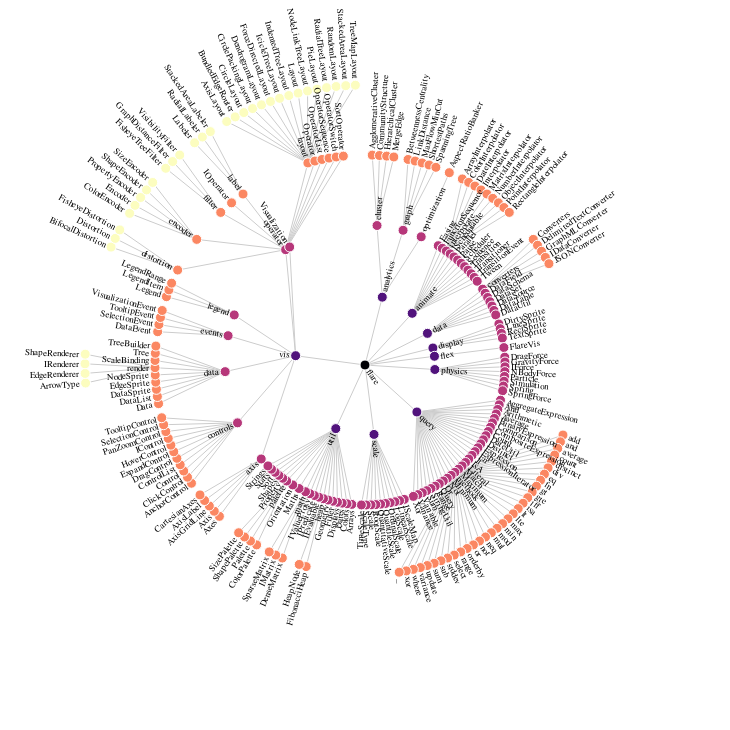

The code cell stored with this chart in its notebook:
### Markdown cell above
## Radial Tree Layout

### Code cell
using VegaLite, VegaDatasets

@vgplot(
    height=720,
    padding=5,
    marks=[
        {
            encode={
                update={
                    stroke={
                        value="#ccc"
                    },
                    x={
                        signal="originX"
                    },
                    path={
                        field="path"
                    },
                    y={
                        signal="originY"
                    }
                }
            },
            from={
                data="links"
            },
            type="path"
        },
        {
            encode={
                update={
                    x={
                        field="x"
                    },
                    fill={
                        field="depth",
                        scale="color"
                    },
                    y={
                        field="y"
                    }
                },
                enter={
                    stroke={
                        value="#fff"
                    },
                    size={
                        value=100
                    }
                }
            },
            from={
                data="tree"
            },
            type="symbol"
        },
        {
            encode={
                update={
                    align={
                        signal="datum.leftside ? 'right' : 'left'"
                    },
                    x={
                        field="x"
                    },
                    dx={
                        signal="(datum.leftside ? -1 : 1) * 6"
                    },
                    angle={
                        signal="datum.leftside ? datum.angle - 180 : datum.angle"
                    },
                    opacity={
                        signal="labels ? 1 : 0"
                    },
                    y={
                        field="y"
                    }
                },
                enter={
                    fontSize={
                        value=9
                    },
                    text={
                        field="name"
                    },
                    baseline={
                        value="middle"
                    }
                }
            },
            from={
                data="tree"
            },
            type="text"
        }
    ],
    data=[
        {
            name="tree",
            values=dataset("flare"),
            transform=[
                {
                    key="id",
                    parentKey="parent",
                    type="stratify"
                },
                {
                    method={
                        signal="layout"
                    },
                    as=[
                        "alpha",
                        "radius",
                        "depth",
                        "children"
                    ],
                    size=[
                        1,
                        {
                            signal="radius"
                        }
                    ],
                    type="tree"
                },
                {
                    as="angle",
                    expr="(rotate + extent * datum.alpha + 270) % 360",
                    type="formula"
                },
                {
                    as="radians",
                    expr="PI * datum.angle / 180",
                    type="formula"
                },
                {
                    as="leftside",
                    expr="inrange(datum.angle, [90, 270])",
                    type="formula"
                },
                {
                    as="x",
                    expr="originX + datum.radius * cos(datum.radians)",
                    type="formula"
                },
                {
                    as="y",
                    expr="originY + datum.radius * sin(datum.radians)",
                    type="formula"
                }
            ]
        },
        {
            name="links",
            source="tree",
            transform=[
                {
                    type="treelinks"
                },
                {
                    targetX="target.radians",
                    shape={
                        signal="links"
                    },
                    sourceX="source.radians",
                    targetY="target.radius",
                    type="linkpath",
                    orient="radial",
                    sourceY="source.radius"
                }
            ]
        }
    ],
    scales=[
        {
            name="color",
            zero=true,
            range={
                scheme="magma"
            },
            domain={
                data="tree",
                field="depth"
            },
            type="linear"
        }
    ],
    width=720,
    autosize="none",
    signals=[
        {
            name="labels",
            bind={
                input="checkbox"
            },
            value=true
        },
        {
            name="radius",
            bind={
                max=600,
                min=20,
                input="range"
            },
            value=280
        },
        {
            name="extent",
            bind={
                step=1,
                max=360,
                min=0,
                input="range"
            },
            value=360
        },
        {
            name="rotate",
            bind={
                step=1,
                max=360,
                min=0,
                input="range"
            },
            value=0
        },
        {
            name="layout",
            bind={
                options=[
                    "tidy",
                    "cluster"
                ],
                input="radio"
            },
            value="tidy"
        },
        {
            name="links",
            bind={
                options=[
                    "line",
                    "curve",
                    "diagonal",
                    "orthogonal"
                ],
                input="select"
            },
            value="line"
        },
        {
            name="originX",
            update="width / 2"
        },
        {
            name="originY",
            update="height / 2"
        }
    ]
)

### Figure 1 — Vega specification as saved in the notebook (floating-point values rounded to 4 significant figures; data arrays with more than 128 entries replaced by an {"elided": "..."} marker saying what was removed)
{"autosize": "none", "data": [{"name": "tree", "transform": [{"key": "id", "parentKey": "parent", "type": "stratify"}, {"as": ["alpha", "radius", "depth", "children"], "method": {"signal": "layout"}, "size": [1, {"signal": "radius"}], "type": "tree"}, {"as": "angle", "expr": "(rotate + extent * datum.alpha + 270) % 360", "type": "formula"}, {"as": "radians", "expr": "PI * datum.angle / 180", "type": "formula"}, {"as": "leftside", "expr": "inrange(datum.angle, [90, 270])", "type": "formula"}, {"as": "x", "expr": "originX + datum.radius * cos(datum.radians)", "type": "formula"}, {"as": "y", "expr": "originY + datum.radius * sin(datum.radians)", "type": "formula"}], "values": {"elided": "252 records"}}, {"name": "links", "source": "tree", "transform": [{"type": "treelinks"}, {"orient": "radial", "shape": {"signal": "links"}, "sourceX": "source.radians", "sourceY": "source.radius", "targetX": "target.radians", "targetY": "target.radius", "type": "linkpath"}]}], "height": 720, "marks": [{"encode": {"update": {"path": {"field": "path"}, "stroke": {"value": "#ccc"}, "x": {"signal": "originX"}, "y": {"signal": "originY"}}}, "from": {"data": "links"}, "type": "path"}, {"encode": {"enter": {"size": {"value": 100}, "stroke": {"value": "#fff"}}, "update": {"fill": {"field": "depth", "scale": "color"}, "x": {"field": "x"}, "y": {"field": "y"}}}, "from": {"data": "tree"}, "type": "symbol"}, {"encode": {"enter": {"baseline": {"value": "middle"}, "fontSize": {"value": 9}, "text": {"field": "name"}}, "update": {"align": {"signal": "datum.leftside ? 'right' : 'left'"}, "angle": {"signal": "datum.leftside ? datum.angle - 180 : datum.angle"}, "dx": {"signal": "(datum.leftside ? -1 : 1) * 6"}, "opacity": {"signal": "labels ? 1 : 0"}, "x": {"field": "x"}, "y": {"field": "y"}}}, "from": {"data": "tree"}, "type": "text"}], "padding": 5, "scales": [{"domain": {"data": "tree", "field": "depth"}, "name": "color", "range": {"scheme": "magma"}, "type": "linear", "zero": true}], "signals": [{"bind": {"input": "checkbox"}, "name": "labels", "value": true}, {"bind": {"input": "range", "max": 600, "min": 20}, "name": "radius", "value": 280}, {"bind": {"input": "range", "max": 360, "min": 0, "step": 1}, "name": "extent", "value": 360}, {"bind": {"input": "range", "max": 360, "min": 0, "step": 1}, "name": "rotate", "value": 0}, {"bind": {"input": "radio", "options": ["tidy", "cluster"]}, "name": "layout", "value": "tidy"}, {"bind": {"input": "select", "options": ["line", "curve", "diagonal", "orthogonal"]}, "name": "links", "value": "line"}, {"name": "originX", "update": "width / 2"}, {"name": "originY", "update": "height / 2"}], "width": 720}
